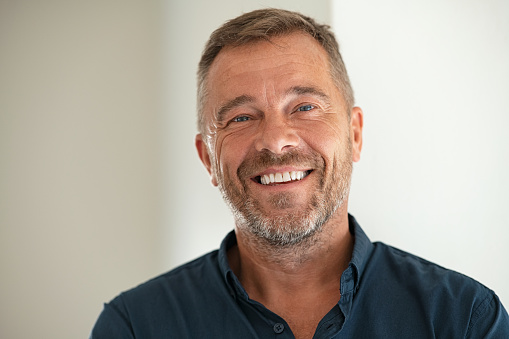
#> input picture images/2.jpg, 509 x 339 px
$ python line_draw.py
#> lines starting #> are read from the running program, lines starting #| are printed output that depends on the picture
import cv2
img = cv2.imread('./images/2.jpg',0)
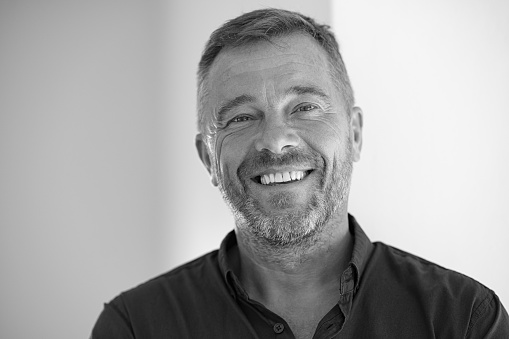
#> img: shape (339, 509); min 0, max 255, mean 165.2
resize = cv2.resize(img,(500,500))
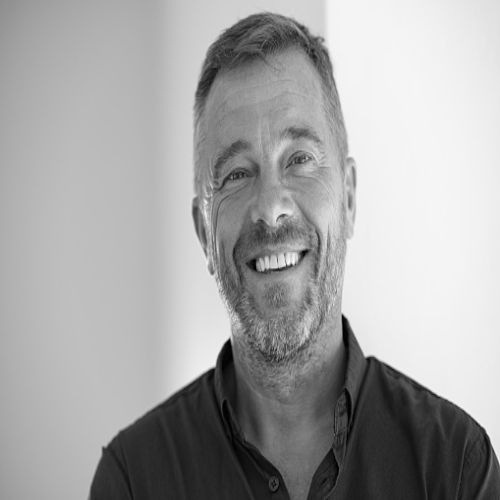
#> resize: shape (500, 500); min 0, max 253, mean 165.1

# line drawing technique
# syntax
# cv2.line(img,(x1_startCoardinate,y1_startCoardinate),
# (x2_startCoardinate,y2_startCoardinate),color in bgr,thickness)
line = cv2.line(resize,(100,100),(400,100),(0,0,255),6)

cv2.imshow("line drawing",line)
cv2.waitKey(0)
cv2.destroyAllWindows()

$ run again, with images/1.jpg copied over images/2.jpg
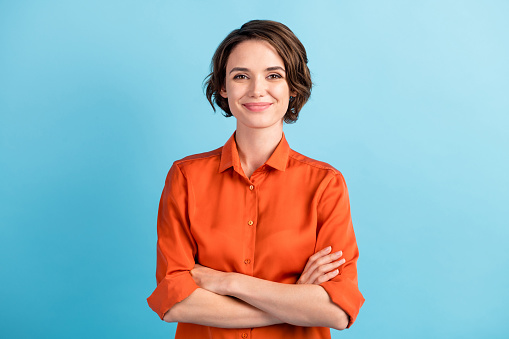
#> input picture images/1.jpg, 509 x 339 px
#> `img = cv2.imread('./images/2.jpg',0)`:
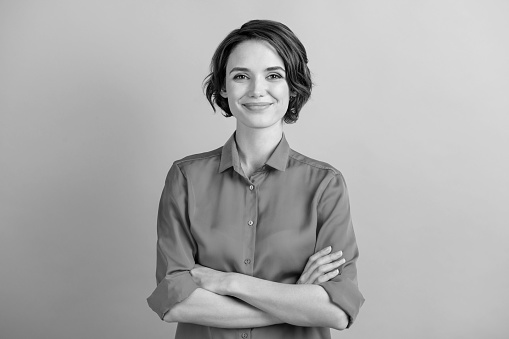
#> img: shape (339, 509); min 0, max 249, mean 170.8
#> `resize = cv2.resize(img,(500,500))`:
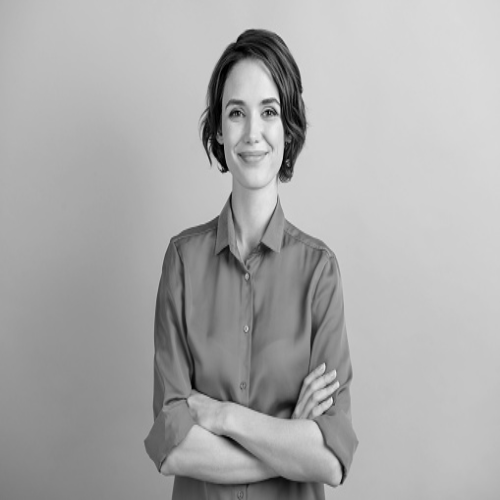
#> resize: shape (500, 500); min 0, max 244, mean 170.8

$ run again, with images/3.jpg copied over images/2.jpg
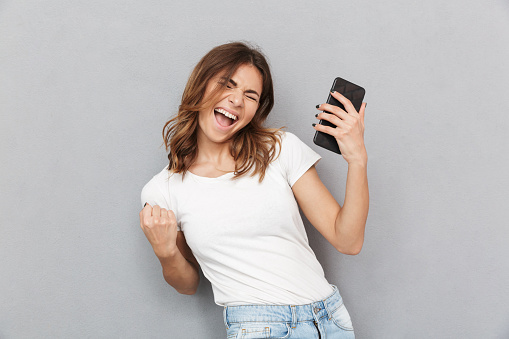
#> input picture images/3.jpg, 509 x 339 px
#> `img = cv2.imread('./images/2.jpg',0)`:
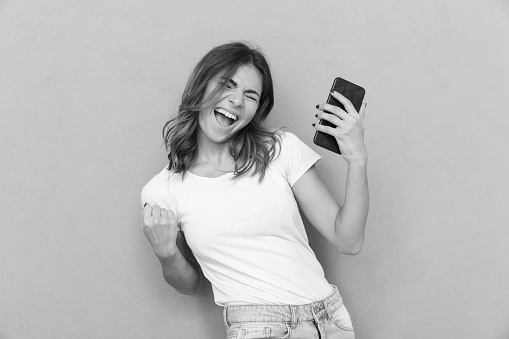
#> img: shape (339, 509); min 0, max 254, mean 188.8
#> `resize = cv2.resize(img,(500,500))`:
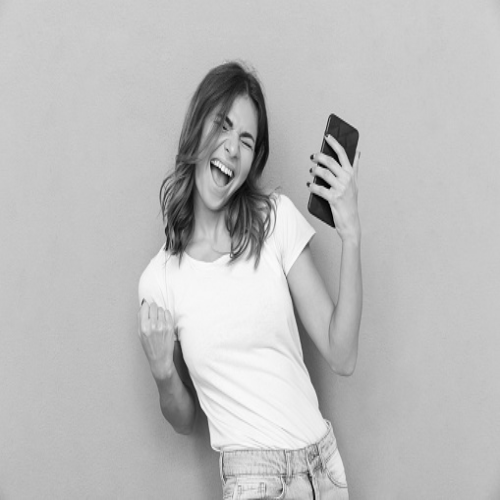
#> resize: shape (500, 500); min 1, max 252, mean 188.7

$ run again, with images/x.jpg copied over images/2.jpg
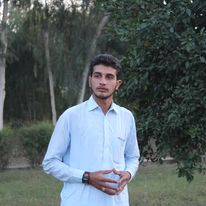
#> input picture images/x.jpg, 206 x 206 px
#> `img = cv2.imread('./images/2.jpg',0)`:
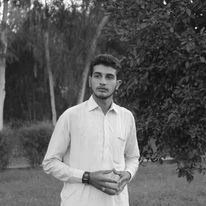
#> img: shape (206, 206); min 0, max 255, mean 93.9
#> `line = cv2.line(resize,(100,100),(400,100),(0,0,255),6)`:
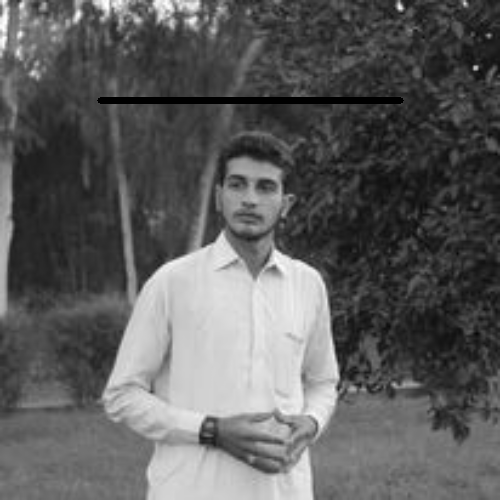
#> line: shape (500, 500); min 0, max 255, mean 93.3
